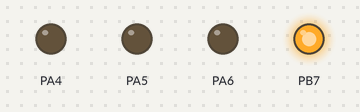
Recording of a program running on a simulated ATmega32, built with avr-gcc and emulated at 8 MHz. Shown: output pins drawn as LEDs (lit = HIGH).

Above: at 0.08 s.
At 1.14 s:
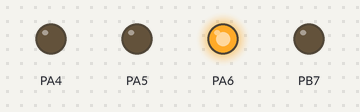
At 2.37 s:
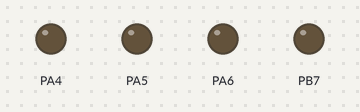
At 3.61 s:
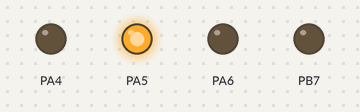
At 4.67 s:
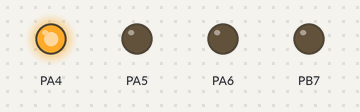
Timing chart, 0 to 5.0 s (numbered marks = the images above):
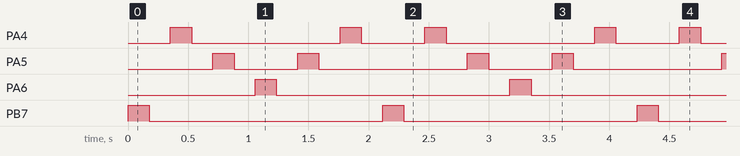

Measured:
- by itself, PA4: repeats every 2.1 s: LOW 1.2 s, HIGH 0.18 s, LOW 0.53 s, HIGH 0.18 s
- by itself, PA5: repeats every 2.1 s: LOW 0.53 s, HIGH 0.18 s, LOW 1.2 s, HIGH 0.18 s
- by itself, PA6, PB7: alternates HIGH for 0.18 s and LOW for 1.9 s

The program:

main.c
```c
/*
 * main.c
 *
 *  Created on: Oct 20, 2023
/** Author : Moustafa mohammed Mostafa
 */

#include "COTS/LIB/Bit_Math.h"
#include "COTS/LIB/STD_Types.h"
#include "COTS/MCAL/DIO/DIO_interface.h"

void delay(void){

	u64 wait;
	for(u32 i=0;i<10000;i++){
		wait=0;
		while(wait++);
	}
}

int main(){

	DIO_voidSetPinDirection(PORTB,PIN7,PIN_OUTPUT);
	DIO_voidSetPinDirection(PORTA,PIN4,PIN_OUTPUT);
	DIO_voidSetPinDirection(PORTA,PIN5,PIN_OUTPUT);
	DIO_voidSetPinDirection(PORTA,PIN6,PIN_OUTPUT);

	u8 ports[]={PORTB,PORTA,PORTA,PORTA};
	u8 pins[]={PIN7,PIN4,PIN5,PIN6};


	while(1){

		for(u8 i=0;i<4;i++){
			DIO_voidSetPinValue(ports[i],pins[i],PIN_HIGH);
			delay();
			DIO_voidSetPinValue(ports[i],pins[i],PIN_LOW);
			delay();
		}
		for(s8 i=2;i>0;i--){
			DIO_voidSetPinValue(ports[i],pins[i],PIN_HIGH);
			delay();
			DIO_voidSetPinValue(ports[i],pins[i],PIN_LOW);
			delay();
		}
	}

	return 0;
}
```

Bit_Math.h
```c
/**********************************************************************/
/************************* Author : Moustafa mohammed Mostafa  **************/
/*                    Date: 20/10/2023                                */
/*                    Description: Bit Math                           */
/**********************************************************************/

#ifndef BIT_MATH_H
#define BIT_MATH_H

#define GET_BIT(reg,bitNum) (reg>>bitNum)&1
#define SET_BIT(reg,bitNum) reg|=(1<<bitNum)
#define CLR_BIT(reg,bitNum) reg&=(~(1<<bitNum))
#define TOG_BIT(reg,bitNum) reg^=(1<<bitNum)

#define SET_BYTE(reg,val)	reg=val
#define CONC_BYTE(b7,b6,b5,b,b3,b2,b1,b0)	0b##b7##b6##b5##b4##b3##b2##b1##b0

#endif //BIT_MATH_H
```

STD_Types.h
```c
/**********************************************************************/
/************************* Author : Moustafa mohammed Mostafa  **************/
/*                    Date: 20/10/2023                                */
/*                    Description: STD TYPES                          */
/**********************************************************************/

#ifndef STD_TYPES_H
#define STD_TYPES_H

// data types
typedef unsigned char u8;
typedef unsigned short int u16;
typedef unsigned long int u32;
typedef unsigned long long int u64;
typedef signed char s8;
typedef signed short int s16;
typedef signed long int s32;
typedef signed long long int s64;
typedef float f32;
typedef double f64;

#define NULL ((void *)(0x00))

#endif //STD_TYPES_H
```

DIO_config.h
```c
/**********************************************************************/
/************************* Author : Moustafa mohammed Mostafa  **************/
/*                    Date: 20/10/2023                                */
/*                    Description: DIO configuration                  */
/**********************************************************************/

#ifndef DIO_CONFIG_H
#define DIO_CONFIG_H

/************* free driver *************/

#endif // DIO_CONFIG_H
```

DIO_interface.h
```c
/**********************************************************************/
/************************* Author : Moustafa mohammed Mostafa  **************/
/*                    Date: 20/10/2023                                */
/*                    Description: DIO interface                      */
/**********************************************************************/

#ifndef DIO_INTERFACE_H
#define DIO_INTERFACE_H

#define PORTA (u8)(0x00)
#define PORTB (u8)(0x01)
#define PORTC (u8)(0x02)
#define PORTD (u8)(0x03)

#define PIN0 (u8)(0x00)
#define PIN1 (u8)(0x01)
#define PIN2 (u8)(0x02)
#define PIN3 (u8)(0x03)
#define PIN4 (u8)(0x04)
#define PIN5 (u8)(0x05)
#define PIN6 (u8)(0x06)
#define PIN7 (u8)(0x07)

#define PIN_INPUT (u8)(0x00)
#define PIN_OUTPUT (u8)(0x01)

#define PIN_LOW (u8)(0x00)
#define PIN_HIGH (u8)(0x01)

#define PORT_INPUT (u8)(0x00)
#define PORT_OUTPUT (u8)(0xff)

#define HALF_IN_OUT (u8)(0x0f)
#define HALF_OUT_IN (u8)(0xf0)

#define PORT_LOW (u8)(0x00)
#define PORT_HIGH (u8)(0xff)

#define HALF_LOW_HIGH (u8)(0x0f)
#define HALF_HIGH_LOW (u8)(0xf0)


//============== prototype ======================

void DIO_voidSetPortDirection(u8 Copy_u8PortID,u8 Copy_u8PortDir);
void DIO_voidSetPortValue(u8 Copy_u8PortID,u8 Copy_u8PortValue);
void DIO_voidSetPinDirection(u8 Copy_u8PortID,u8 Copy_u8PinID,u8 Copy_u8PinDir);
void DIO_voidSetPinValue(u8 Copy_u8PortID,u8 Copy_u8PinID,u8 Copy_u8PinValue);
u8   DIO_u8GetPinValue(u8 Copy_u8PortID,u8 Copy_u8PinID);
void DIO_voidTogglePinValue(u8 Copy_u8PortID,u8 Copy_u8PinID);

#endif // DIO_INTERFACE_H
```

DIO_private.h
```c
/**********************************************************************/
/************************* Author : Moustafa mohammed Mostafa  **************/
/*                    Date: 20/10/2023                                */
/*                    Description: DIO private                        */
/**********************************************************************/

#ifndef DIO_PRIVATE_H
#define DIO_PRIVATE_H

//===================== port A ============================

#define PORTA_REG *((volatile u8 *)0x3B)
#define DDRA_REG  *((volatile u8 *)0x3A)
#define PINA_REG  *((volatile u8 *)0x39)

//===================== port B ============================

#define PORTB_REG *((volatile u8 *)0x38)
#define DDRB_REG  *((volatile u8 *)0x37)
#define PINB_REG  *((volatile u8 *)0x36)

//===================== port C ============================

#define PORTC_REG *((volatile u8 *)0x35)
#define DDRC_REG  *((volatile u8 *)0x34)
#define PINC_REG  *((volatile u8 *)0x33)

//===================== port D ============================

#define PORTD_REG *((volatile u8 *)0x32)
#define DDRD_REG  *((volatile u8 *)0x31)
#define PIND_REG  *((volatile u8 *)0x30)

#endif // DIO_PRIVATE_H
```

DIO_program.c
```c
/**********************************************************************/
/************************* Author : Moustafa mohammed Mostafa  **************/
/*                    Date: 20/10/2023                                */
/*                    Description: DIO program                        */
/**********************************************************************/

#include "../../LIB/Bit_Math.h"
#include "../../LIB/STD_Types.h"
#include "DIO_private.h"
#include "DIO_config.h"
#include "DIO_interface.h"

void DIO_voidSetPortDirection(u8 Copy_u8PortID,u8 Copy_u8PortDir){
	switch(Copy_u8PortID){
		case PORTA/*Port A*/: DDRA_REG=Copy_u8PortDir;break;
		case PORTB/*Port B*/: DDRB_REG=Copy_u8PortDir;break;
		case PORTC/*Port C*/: DDRC_REG=Copy_u8PortDir;break;
		case PORTD/*Port D*/: DDRD_REG=Copy_u8PortDir;break;
	}
}

void DIO_voidSetPortValue(u8 Copy_u8PortID,u8 Copy_u8PortValue){
	switch(Copy_u8PortID){
		case PORTA/*Port A*/: PORTA_REG=Copy_u8PortValue;break;
		case PORTB/*Port B*/: PORTB_REG=Copy_u8PortValue;break;
		case PORTC/*Port C*/: PORTC_REG=Copy_u8PortValue;break;
		case PORTD/*Port D*/: PORTD_REG=Copy_u8PortValue;break;
	}
}

void DIO_voidSetPinDirection(u8 Copy_u8PortID,u8 Copy_u8PinID,u8 Copy_u8PinDir){
	if(Copy_u8PinDir==PIN_OUTPUT){     //output
		switch(Copy_u8PortID){
			case PORTA/*Port A*/: SET_BIT(DDRA_REG,Copy_u8PinID);break;
			case PORTB/*Port B*/: SET_BIT(DDRB_REG,Copy_u8PinID);break;
			case PORTC/*Port C*/: SET_BIT(DDRC_REG,Copy_u8PinID);break;
			case PORTD/*Port D*/: SET_BIT(DDRD_REG,Copy_u8PinID);break;
		}
	}
	else if(Copy_u8PinDir==PIN_INPUT){ //input
		switch(Copy_u8PortID){
			case PORTA/*Port A*/: CLR_BIT(DDRA_REG,Copy_u8PinID);break;
			case PORTB/*Port B*/: CLR_BIT(DDRB_REG,Copy_u8PinID);break;
			case PORTC/*Port C*/: CLR_BIT(DDRC_REG,Copy_u8PinID);break;
			case PORTD/*Port D*/: CLR_BIT(DDRD_REG,Copy_u8PinID);break;
		}
	}
}

void DIO_voidSetPinValue(u8 Copy_u8PortID,u8 Copy_u8PinID,u8 Copy_u8PinValue){
	if(Copy_u8PinValue==PIN_HIGH){      //high
		switch(Copy_u8PortID){
			case PORTA/*Port A*/: SET_BIT(PORTA_REG,Copy_u8PinID);break;
			case PORTB/*Port B*/: SET_BIT(PORTB_REG,Copy_u8PinID);break;
			case PORTC/*Port C*/: SET_BIT(PORTC_REG,Copy_u8PinID);break;
			case PORTD/*Port D*/: SET_BIT(PORTD_REG,Copy_u8PinID);break;
		}
	}
	else if(Copy_u8PinValue==PIN_LOW){  //low
		switch(Copy_u8PortID){
			case PORTA/*Port A*/: CLR_BIT(PORTA_REG,Copy_u8PinID);break;
			case PORTB/*Port B*/: CLR_BIT(PORTB_REG,Copy_u8PinID);break;
			case PORTC/*Port C*/: CLR_BIT(PORTC_REG,Copy_u8PinID);break;
			case PORTD/*Port D*/: CLR_BIT(PORTD_REG,Copy_u8PinID);break;
		}
	}
}

u8 DIO_u8GetPinValue(u8 Copy_u8PortID,u8 Copy_u8PinID){
	u8 value=0;
	switch(Copy_u8PortID){
		case PORTA/*Port A*/: value=GET_BIT(PINA_REG,Copy_u8PinID);break;
		case PORTB/*Port B*/: value=GET_BIT(PINB_REG,Copy_u8PinID);break;
		case PORTC/*Port C*/: value=GET_BIT(PINC_REG,Copy_u8PinID);break;
		case PORTD/*Port D*/: value=GET_BIT(PIND_REG,Copy_u8PinID);break;
	}
	return value;
}

void DIO_voidTogglePinValue(u8 Copy_u8PortID,u8 Copy_u8PinID){
	switch(Copy_u8PortID){
		case PORTA/*Port A*/: TOG_BIT(PORTA_REG,Copy_u8PinID);break;
		case PORTB/*Port B*/: TOG_BIT(PORTB_REG,Copy_u8PinID);break;
		case PORTC/*Port C*/: TOG_BIT(PORTC_REG,Copy_u8PinID);break;
		case PORTD/*Port D*/: TOG_BIT(PORTD_REG,Copy_u8PinID);break;
	}
}
```

Bit_Math.h
```c
/**********************************************************************/
/************************* Author : Moustafa mohammed Mostafa  **************/
/*                    Date: 20/10/2023                                */
/*                    Description: Bit Math                           */
/**********************************************************************/

#ifndef BIT_MATH_H
#define BIT_MATH_H

#define GET_BIT(reg,bitNum) (reg>>bitNum)&1
#define SET_BIT(reg,bitNum) reg|=(1<<bitNum)
#define CLR_BIT(reg,bitNum) reg&=(~(1<<bitNum))
#define TOG_BIT(reg,bitNum) reg^=(1<<bitNum)

#define SET_BYTE(reg,val)	reg=val
#define CONC_BYTE(b7,b6,b5,b,b3,b2,b1,b0)	0b##b7##b6##b5##b4##b3##b2##b1##b0

#endif //BIT_MATH_H
```

STD_Types.h
```c
/**********************************************************************/
/************************* Author : Moustafa mohammed Mostafa  **************/
/*                    Date: 20/10/2023                                */
/*                    Description: STD TYPES                          */
/**********************************************************************/

#ifndef STD_TYPES_H
#define STD_TYPES_H

// data types
typedef unsigned char u8;
typedef unsigned short int u16;
typedef unsigned long int u32;
typedef unsigned long long int u64;
typedef signed char s8;
typedef signed short int s16;
typedef signed long int s32;
typedef signed long long int s64;
typedef float f32;
typedef double f64;

#define NULL ((void *)(0x00))

#endif //STD_TYPES_H
```

DIO_config.h
```c
/**********************************************************************/
/************************* Author : Moustafa mohammed Mostafa  **************/
/*                    Date: 20/10/2023                                */
/*                    Description: DIO configuration                  */
/**********************************************************************/

#ifndef DIO_CONFIG_H
#define DIO_CONFIG_H

/************* free driver *************/

#endif // DIO_CONFIG_H
```

DIO_interface.h
```c
/**********************************************************************/
/************************* Author : Moustafa mohammed Mostafa  **************/
/*                    Date: 20/10/2023                                */
/*                    Description: DIO interface                      */
/**********************************************************************/

#ifndef DIO_INTERFACE_H
#define DIO_INTERFACE_H

#define PORTA (u8)(0x00)
#define PORTB (u8)(0x01)
#define PORTC (u8)(0x02)
#define PORTD (u8)(0x03)

#define PIN0 (u8)(0x00)
#define PIN1 (u8)(0x01)
#define PIN2 (u8)(0x02)
#define PIN3 (u8)(0x03)
#define PIN4 (u8)(0x04)
#define PIN5 (u8)(0x05)
#define PIN6 (u8)(0x06)
#define PIN7 (u8)(0x07)

#define PIN_INPUT (u8)(0x00)
#define PIN_OUTPUT (u8)(0x01)

#define PIN_LOW (u8)(0x00)
#define PIN_HIGH (u8)(0x01)

#define PORT_INPUT (u8)(0x00)
#define PORT_OUTPUT (u8)(0xff)

#define HALF_IN_OUT (u8)(0x0f)
#define HALF_OUT_IN (u8)(0xf0)

#define PORT_LOW (u8)(0x00)
#define PORT_HIGH (u8)(0xff)

#define HALF_LOW_HIGH (u8)(0x0f)
#define HALF_HIGH_LOW (u8)(0xf0)


//============== prototype ======================

void DIO_voidSetPortDirection(u8 Copy_u8PortID,u8 Copy_u8PortDir);
void DIO_voidSetPortValue(u8 Copy_u8PortID,u8 Copy_u8PortValue);
void DIO_voidSetPinDirection(u8 Copy_u8PortID,u8 Copy_u8PinID,u8 Copy_u8PinDir);
void DIO_voidSetPinValue(u8 Copy_u8PortID,u8 Copy_u8PinID,u8 Copy_u8PinValue);
u8   DIO_u8GetPinValue(u8 Copy_u8PortID,u8 Copy_u8PinID);
void DIO_voidTogglePinValue(u8 Copy_u8PortID,u8 Copy_u8PinID);

#endif // DIO_INTERFACE_H
```

DIO_private.h
```c
/**********************************************************************/
/************************* Author : Moustafa mohammed Mostafa  **************/
/*                    Date: 20/10/2023                                */
/*                    Description: DIO private                        */
/**********************************************************************/

#ifndef DIO_PRIVATE_H
#define DIO_PRIVATE_H

//===================== port A ============================

#define PORTA_REG *((volatile u8 *)0x3B)
#define DDRA_REG  *((volatile u8 *)0x3A)
#define PINA_REG  *((volatile u8 *)0x39)

//===================== port B ============================

#define PORTB_REG *((volatile u8 *)0x38)
#define DDRB_REG  *((volatile u8 *)0x37)
#define PINB_REG  *((volatile u8 *)0x36)

//===================== port C ============================

#define PORTC_REG *((volatile u8 *)0x35)
#define DDRC_REG  *((volatile u8 *)0x34)
#define PINC_REG  *((volatile u8 *)0x33)

//===================== port D ============================

#define PORTD_REG *((volatile u8 *)0x32)
#define DDRD_REG  *((volatile u8 *)0x31)
#define PIND_REG  *((volatile u8 *)0x30)

#endif // DIO_PRIVATE_H
```

DIO_program.c
```c
/**********************************************************************/
/************************* Author : Moustafa mohammed Mostafa  **************/
/*                    Date: 20/10/2023                                */
/*                    Description: DIO program                        */
/**********************************************************************/

#include "../../LIB/Bit_Math.h"
#include "../../LIB/STD_Types.h"
#include "DIO_private.h"
#include "DIO_config.h"
#include "DIO_interface.h"

void DIO_voidSetPortDirection(u8 Copy_u8PortID,u8 Copy_u8PortDir){
	switch(Copy_u8PortID){
		case PORTA/*Port A*/: DDRA_REG=Copy_u8PortDir;break;
		case PORTB/*Port B*/: DDRB_REG=Copy_u8PortDir;break;
		case PORTC/*Port C*/: DDRC_REG=Copy_u8PortDir;break;
		case PORTD/*Port D*/: DDRD_REG=Copy_u8PortDir;break;
	}
}

void DIO_voidSetPortValue(u8 Copy_u8PortID,u8 Copy_u8PortValue){
	switch(Copy_u8PortID){
		case PORTA/*Port A*/: PORTA_REG=Copy_u8PortValue;break;
		case PORTB/*Port B*/: PORTB_REG=Copy_u8PortValue;break;
		case PORTC/*Port C*/: PORTC_REG=Copy_u8PortValue;break;
		case PORTD/*Port D*/: PORTD_REG=Copy_u8PortValue;break;
	}
}

void DIO_voidSetPinDirection(u8 Copy_u8PortID,u8 Copy_u8PinID,u8 Copy_u8PinDir){
	if(Copy_u8PinDir==PIN_OUTPUT){     //output
		switch(Copy_u8PortID){
			case PORTA/*Port A*/: SET_BIT(DDRA_REG,Copy_u8PinID);break;
			case PORTB/*Port B*/: SET_BIT(DDRB_REG,Copy_u8PinID);break;
			case PORTC/*Port C*/: SET_BIT(DDRC_REG,Copy_u8PinID);break;
			case PORTD/*Port D*/: SET_BIT(DDRD_REG,Copy_u8PinID);break;
		}
	}
	else if(Copy_u8PinDir==PIN_INPUT){ //input
		switch(Copy_u8PortID){
			case PORTA/*Port A*/: CLR_BIT(DDRA_REG,Copy_u8PinID);break;
			case PORTB/*Port B*/: CLR_BIT(DDRB_REG,Copy_u8PinID);break;
			case PORTC/*Port C*/: CLR_BIT(DDRC_REG,Copy_u8PinID);break;
			case PORTD/*Port D*/: CLR_BIT(DDRD_REG,Copy_u8PinID);break;
		}
	}
}

void DIO_voidSetPinValue(u8 Copy_u8PortID,u8 Copy_u8PinID,u8 Copy_u8PinValue){
	if(Copy_u8PinValue==PIN_HIGH){      //high
		switch(Copy_u8PortID){
			case PORTA/*Port A*/: SET_BIT(PORTA_REG,Copy_u8PinID);break;
			case PORTB/*Port B*/: SET_BIT(PORTB_REG,Copy_u8PinID);break;
			case PORTC/*Port C*/: SET_BIT(PORTC_REG,Copy_u8PinID);break;
			case PORTD/*Port D*/: SET_BIT(PORTD_REG,Copy_u8PinID);break;
		}
	}
	else if(Copy_u8PinValue==PIN_LOW){  //low
		switch(Copy_u8PortID){
			case PORTA/*Port A*/: CLR_BIT(PORTA_REG,Copy_u8PinID);break;
			case PORTB/*Port B*/: CLR_BIT(PORTB_REG,Copy_u8PinID);break;
			case PORTC/*Port C*/: CLR_BIT(PORTC_REG,Copy_u8PinID);break;
			case PORTD/*Port D*/: CLR_BIT(PORTD_REG,Copy_u8PinID);break;
		}
	}
}

u8 DIO_u8GetPinValue(u8 Copy_u8PortID,u8 Copy_u8PinID){
	u8 value=0;
	switch(Copy_u8PortID){
		case PORTA/*Port A*/: value=GET_BIT(PINA_REG,Copy_u8PinID);break;
		case PORTB/*Port B*/: value=GET_BIT(PINB_REG,Copy_u8PinID);break;
		case PORTC/*Port C*/: value=GET_BIT(PINC_REG,Copy_u8PinID);break;
		case PORTD/*Port D*/: value=GET_BIT(PIND_REG,Copy_u8PinID);break;
	}
	return value;
}

void DIO_voidTogglePinValue(u8 Copy_u8PortID,u8 Copy_u8PinID){
	switch(Copy_u8PortID){
		case PORTA/*Port A*/: TOG_BIT(PORTA_REG,Copy_u8PinID);break;
		case PORTB/*Port B*/: TOG_BIT(PORTB_REG,Copy_u8PinID);break;
		case PORTC/*Port C*/: TOG_BIT(PORTC_REG,Copy_u8PinID);break;
		case PORTD/*Port D*/: TOG_BIT(PORTD_REG,Copy_u8PinID);break;
	}
}
```
